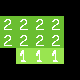

This game map was drawn from its Tiled (.tmx) file and the tilesets committed beside it. A one-line description and the full map source follow:
An orthogonal 5x5 tile map with 16x16 px tiles, 1 tile layer (set).

<map version="1.8" tiledversion="1.8.2" orientation="orthogonal" renderorder="right-down" width="5" height="5" tilewidth="16" tileheight="16" infinite="0" nextlayerid="6" nextobjectid="1">
 <tileset firstgid="1" source="../spr_test_tileset.tsx" />
 <layer id="1" name="set" width="5" height="5">
  <data encoding="csv">
0,0,0,0,0,
3,3,3,3,0,
3,3,3,3,0,
0,2,2,2,0,
0,0,0,0,0
</data>
 </layer>
</map>
